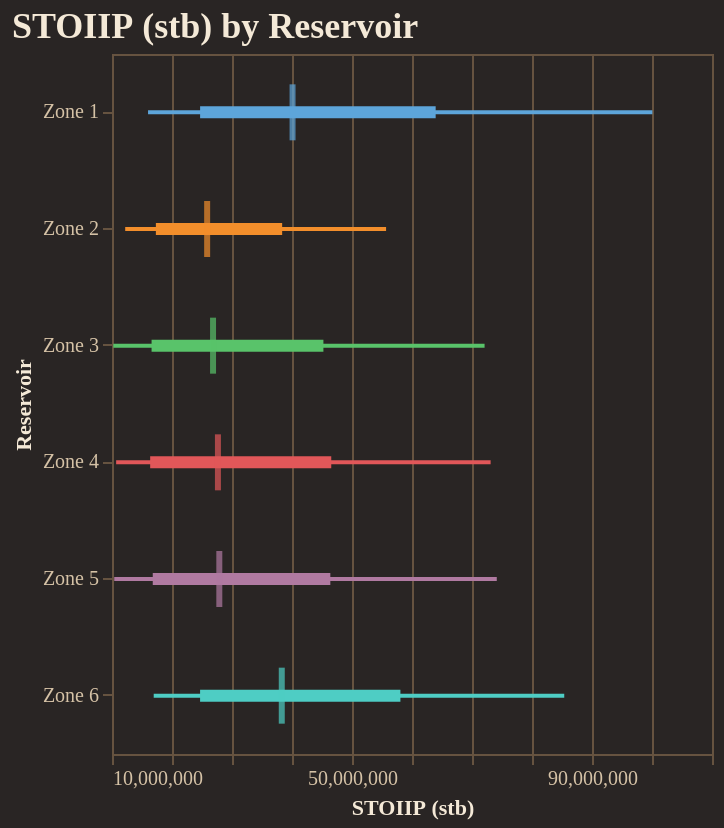

Notebook cell for this chart:
### Code cell
fig = reporter.plotter.forest_plot(
    "STOIIP (stb)", 
    backend=PLOTTING_BACKEND
)
fig.show()

### Figure 1 — Vega-Lite specification as saved in the notebook (floating-point values rounded to 4 significant figures)
{"config": {"background": "#292524", "view": {"fill": "#292524", "stroke": "#665340"}, "title": {"color": "#f4e9d7", "font": "Merriweather", "fontSize": 18, "fontWeight": 600, "subtitleColor": "#d5c2a6", "anchor": "start"}, "axis": {"domainColor": "#665340", "gridColor": "#665340", "tickColor": "#665340", "labelColor": "#d5c2a6", "titleColor": "#f4e9d7", "labelFont": "Merriweather", "titleFont": "Merriweather"}, "legend": {"titleColor": "#f4e9d7", "labelColor": "#d5c2a6", "labelFont": "Merriweather", "titleFont": "Merriweather", "orient": "top-right", "symbolType": "circle"}, "header": {"labelColor": "#d5c2a6", "titleColor": "#f4e9d7", "labelFont": "Merriweather", "titleFont": "Merriweather"}, "mark": {"color": "#c78d3b"}, "line": {"color": "#c78d3b"}, "bar": {"color": "#c78d3b"}, "point": {"color": "#ddb06d"}, "area": {"color": "#c78d3b", "opacity": 0.35}, "text": {"color": "#f4e9d7", "font": "Merriweather"}, "range": {"category": ["#5DA5DA", "#F28E2B", "#59C36A", "#E15759", "#B07AA1", "#4ECDC4", "#FF9DA7", "#EDC948"]}}, "layer": [{"mark": {"type": "rule", "strokeWidth": 2}, "encoding": {"color": {"field": "group", "legend": null, "type": "nominal"}, "x": {"field": "p10", "scale": {"zero": false}, "title": "STOIIP (stb)", "type": "quantitative"}, "x2": {"field": "p90"}, "y": {"field": "group", "sort": ["Zone 1", "Zone 2", "Zone 3", "Zone 4", "Zone 5", "Zone 6"], "title": "Reservoir", "type": "nominal"}}}, {"mark": {"type": "rule", "strokeWidth": 6}, "encoding": {"color": {"field": "group", "legend": null, "type": "nominal"}, "x": {"field": "p25", "scale": {"zero": false}, "title": "STOIIP (stb)", "type": "quantitative"}, "x2": {"field": "p75"}, "y": {"field": "group", "sort": ["Zone 1", "Zone 2", "Zone 3", "Zone 4", "Zone 5", "Zone 6"], "title": "Reservoir", "type": "nominal"}}}, {"mark": {"type": "tick", "color": "black", "size": 28, "thickness": 3}, "encoding": {"color": {"field": "group", "legend": null, "type": "nominal"}, "tooltip": [{"field": "group", "title": "Group", "type": "nominal"}, {"field": "p10", "title": "P10", "type": "quantitative"}, {"field": "p25", "title": "P25", "type": "quantitative"}, {"field": "median", "title": "Median", "type": "quantitative"}, {"field": "p75", "title": "P75", "type": "quantitative"}, {"field": "p90", "title": "P90", "type": "quantitative"}], "x": {"field": "median", "scale": {"zero": false}, "title": "STOIIP (stb)", "type": "quantitative"}, "y": {"field": "group", "sort": ["Zone 1", "Zone 2", "Zone 3", "Zone 4", "Zone 5", "Zone 6"], "title": "Reservoir", "type": "nominal"}}}], "data": {"name": "data-11bf8fd25cb5124e4267c9972fd80027"}, "height": 350, "title": "STOIIP (stb) by Reservoir", "width": "container", "$schema": "https://vega.github.io/schema/vega-lite/v5.20.1.json", "datasets": {"data-11bf8fd25cb5124e4267c9972fd80027": [{"group": "Zone 1", "p10": 16010000.0, "p25": 24680000.0, "median": 40090000.0, "p75": 63950000.0, "p90": 100100000.0}, {"group": "Zone 2", "p10": 12200000.0, "p25": 17310000.0, "median": 25860000.0, "p75": 38360000.0, "p90": 55680000.0}, {"group": "Zone 3", "p10": 10220000.0, "p25": 16600000.0, "median": 26840000.0, "p75": 45230000.0, "p90": 72100000.0}, {"group": "Zone 4", "p10": 10690000.0, "p25": 16360000.0, "median": 27650000.0, "p75": 46540000.0, "p90": 73100000.0}, {"group": "Zone 5", "p10": 10370000.0, "p25": 16790000.0, "median": 27890000.0, "p75": 46390000.0, "p90": 74130000.0}, {"group": "Zone 6", "p10": 16950000.0, "p25": 24680000.0, "median": 38290000.0, "p75": 58070000.0, "p90": 85370000.0}]}}
